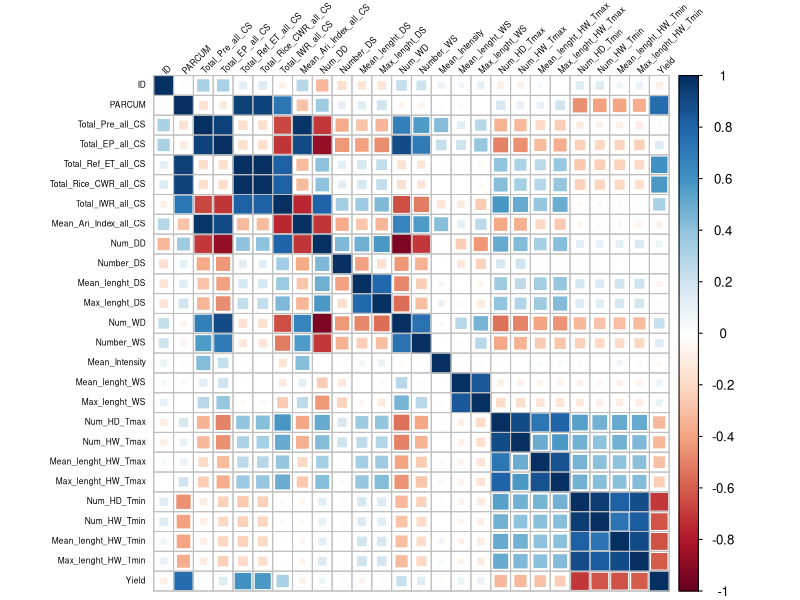
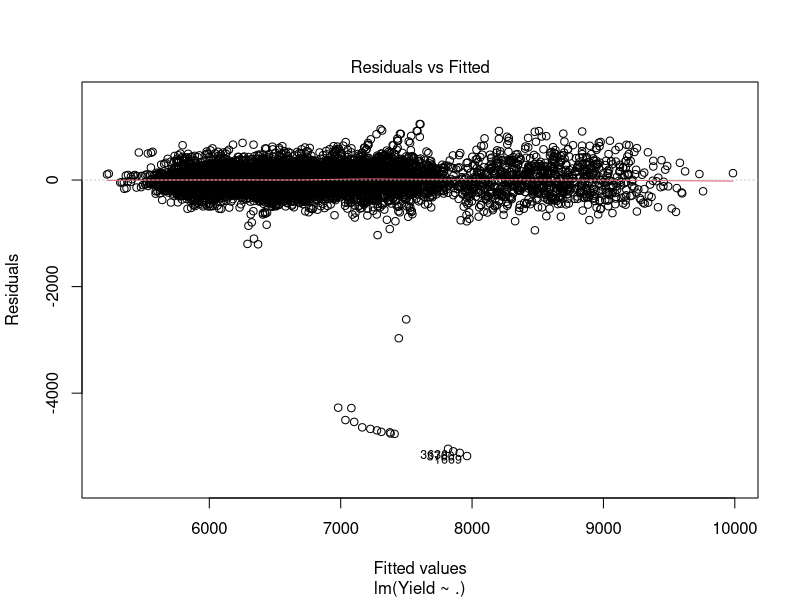
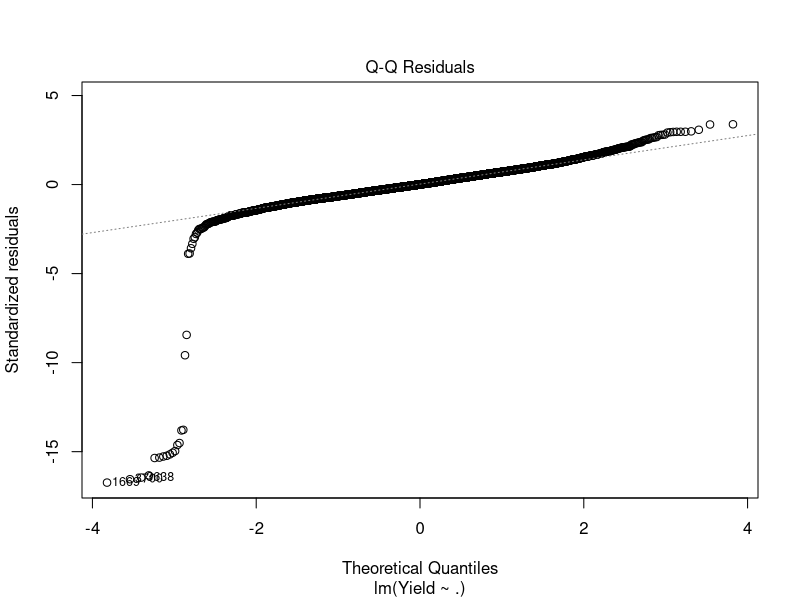
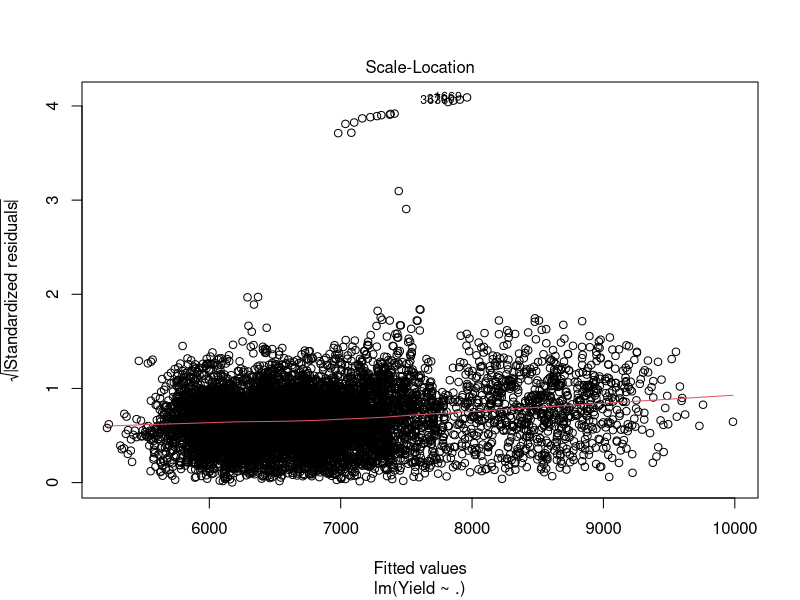
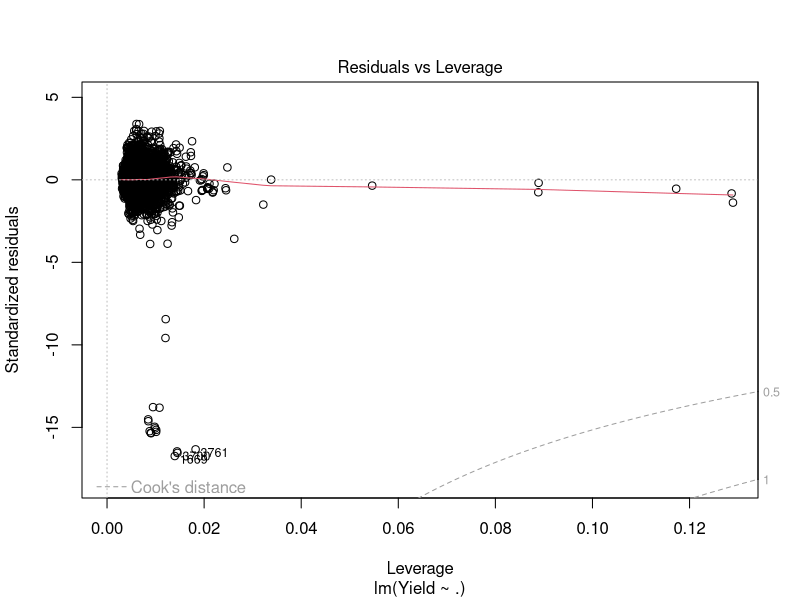
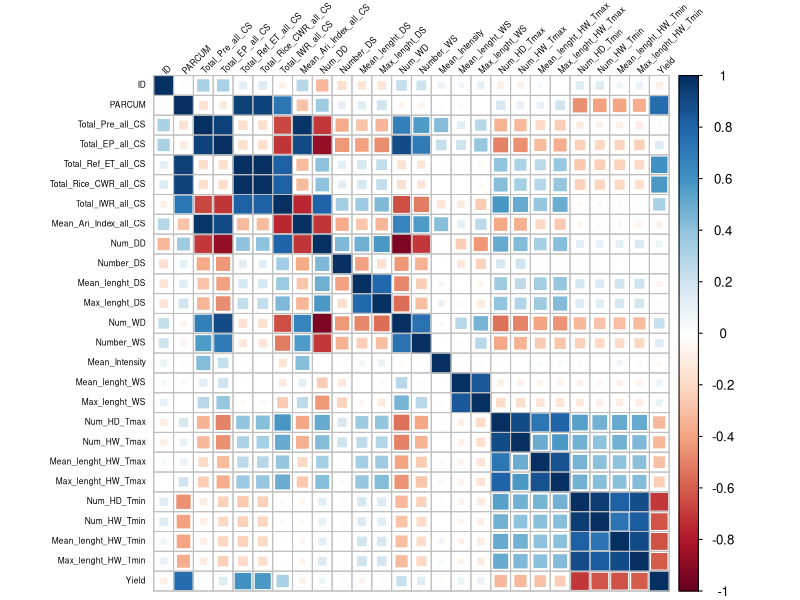
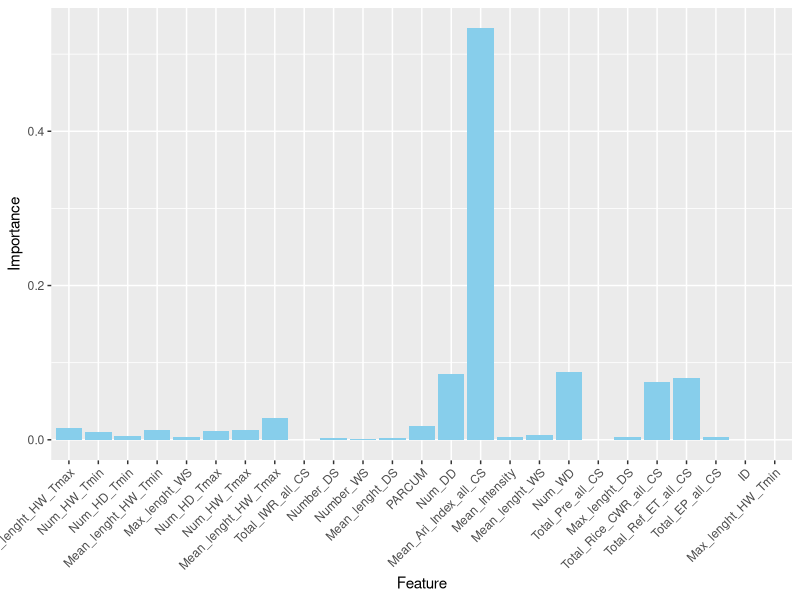
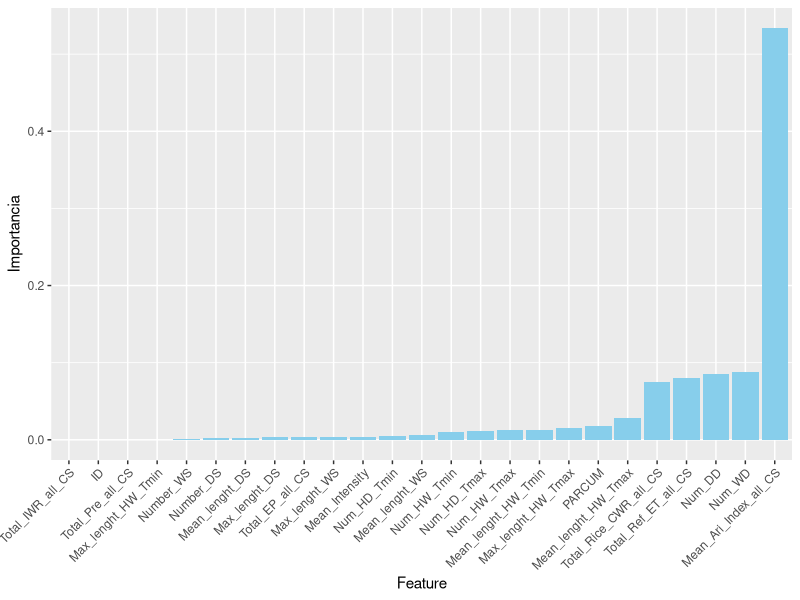

Generate these figures, in order, with R:
#Define the work folder
setwd("C:/Users/Julian Valencia/OneDrive/Escritorio/Rice model")

# Load necessary libraries
library(readxl) # For reading Excel files
library(corrplot) # For correlation plot
library(dplyr)    # For data manipulation
library(caret)  # For data preprocessing and model training
library(openxlsx) # For exporting results to Excel

# Load the dataset
data <- read_excel("data_base_RF1.xlsx")
View(data)

# Check the structure and summary statistics
str(data)
summary(data)

# Data preprocessing (if needed)
sum(is.na(data))
data <- na.omit(data)

# Check for correlation between variables
data_numeric <- data[, sapply(data, is.numeric)]  # Select only numeric columns

# Check for missing values again
sum(is.na(data_numeric))

# Check for correlation between variables
num_data <- data %>% select_if(is.numeric)
cor_matrix <- cor(num_data)
View(cor_matrix)
corrplot(cor_matrix, method = "square", type = "full", 
         order = "original", tl.col = "black", tl.srt = 45, number.font=2, pch=1, 
         number.cex =0.5, tl.cex=0.5, mar = c(0, 0, 0, 0) )

# Step 5: Split the data into training and testing sets
set.seed(123) # for reproducibility
trainIndex <- createDataPartition(data$Yield, p = 0.8, list = FALSE)
train_data <- data[trainIndex, ]
test_data <- data[-trainIndex, ]

# Step 6: Fit a regression model
model <- lm(Yield ~ ., data = train_data)

# Step 7: Evaluate the model
predictions <- predict(model, newdata = test_data)
performance <- postResample(predictions, test_data$Yield)
mse <- mean((test_data$Yield - predictions)^2)  # Mean Squared Error
rmse <- sqrt(mse)  # Root Mean Squared Error
print(paste("RMSE:", rmse, performance[["RMSE"]]))

# Summary of the model
summary(model)

plot(model)

# Feature importance
correlation <- cor(num_data, data$Yield)
View(cor_matrix)
corrplot(cor_matrix, method = "square", type = "full", 
         order = "original", tl.col = "black", tl.srt = 45, number.font=2, pch=1, 
         number.cex =0.5, tl.cex=0.5, mar = c(0, 0, 0, 0) )

coeficientes <- coef(model)[-1]  # Exclude intercept
importance <- abs(coeficientes)
importance[is.na(importance)] <- 0  # Manage values NA
importance <- importance / sum(importance) 

# Create a vector to delete features 
caracteristicas_a_eliminar <- c("SeasonB", "site1_Huila_Campoalegre", "Site2_Huila_Agrado", "Site3_Huila_Campoalegre", "Site4_Huila_Villavieja",
                                "Site5_Huila_Villavieja", "Site6_Huila_Palermo", "Site7_Huila_Campoalegre", "Site8_Huila_Baraya", "Site9_Huila_Neiva",
                                "Site10_Huila_Villavieja", "Site11_Tolima_Ibague", "Site12_Tolima_Coello", "Site13_Tolima_Espinal", "Site14_Tolima_Lerida",
                                "Site15_Tolima_Melgar", "Site16_Tolima_Purificacion", "Site17_Tolima_Prado", "Site18_Tolima_Guamo", "Site19_Tolima_Ambalema",
                                "Site20_Tolima_Coyaima", "Site21_Tolima_Flandes", "Site22_Tolima_Sanluis", "Site23_Tolima_Piedras", "Site24_Tolima_Lerida",
                                "Site25_Tolima_Armero", "Site26_Tolima_Honda")

# Delete the mportance vector features 
importance <- importance[!(names(importance) %in% caracteristicas_a_eliminar)]

# Normalice the importance values
importance <- importance / sum(importance)

importance_df <- data.frame(Feature = names(importance), Importance = importance, Correlation_with_Yield = correlation[-ncol(correlation)])

importance_df <- importance_df[order(abs(importance_df$Correlation_with_Yield), decreasing = TRUE), ]

ggplot(importance_df, aes(x = reorder(Feature, Correlation_with_Yield), y = Importance)) +
  geom_bar(stat = "identity", fill = "skyblue") +
  labs(x = "Feature", y = "Importance") +
  theme(axis.text.x = element_text(angle = 45, hjust = 1))
print(importance_df)

ggplot(importance_df, aes(x = reorder(Feature, Importance), y = Importance)) +
  geom_bar(stat = "identity", fill = "skyblue") +
  labs(x = "Feature", y = "Importancia") +
  theme(axis.text.x = element_text(angle = 45, hjust = 1))

# Export the results to Excel
model_output <- data.frame(Actual = test_data$Yield, Predicted = predictions)
View(model_output)
write.xlsx(model_output, "model_rice_output.xlsx")
